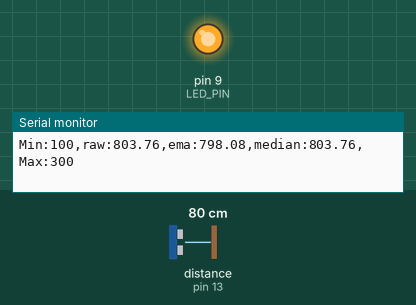
Simulated run of this sketch. Board: Arduino Uno, built with avr-gcc and run on an emulated ATmega328P. On the bench: output pins drawn as LEDs (lit = HIGH), the last lines printed to the serial monitor. Wiring (inferred from the names in the program): ultrasonic range finder: trigger pin 12; echo pin 13. The test bench sets the inputs (shaded band); at power-on: distance to the obstacle (sensor on pin 13) 80 cm. The echo pulse lasts 58.3 µs per cm; pins used as bus, display or sensor lines are not drawn.

Above: at 1.2 s.
1.3 s: distance to the obstacle (sensor on pin 13) set to 34 cm
2.8 s: distance to the obstacle (sensor on pin 13) set to 27 cm
At 4.1 s:
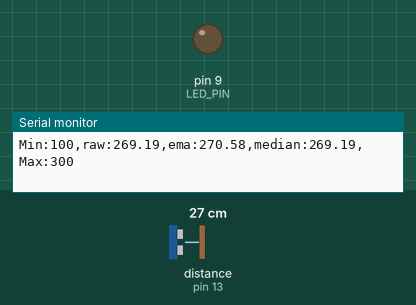
4.6 s: distance to the obstacle (sensor on pin 13) set to 12 cm
6.1 s: distance to the obstacle (sensor on pin 13) set to 9 cm
At 7.6 s:
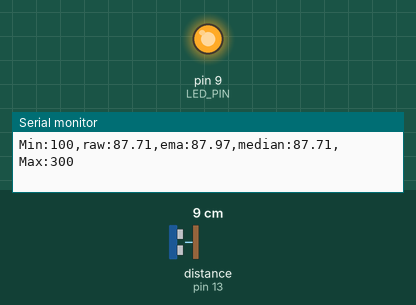
7.9 s: distance to the obstacle (sensor on pin 13) set to 18 cm
At 9.4 s:
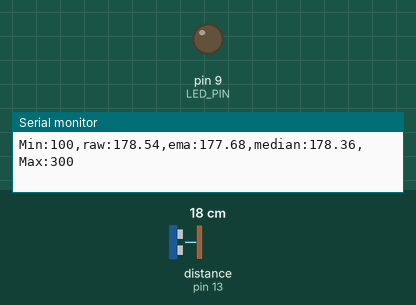
Timing chart, 0 to 10.7 s (numbered marks = the images above; inputs shaded):
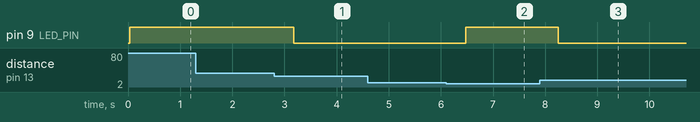

Measured:
- the behaviour switches between 31 and 30 cm on distance to the obstacle (sensor on pin 13) (found by bisection; images 0 and 1)
- the behaviour switches between 11 and 10 cm on distance to the obstacle (sensor on pin 13) (found by bisection; images 1 and 2)
- after the input at 2.8 s, pin 9 (LED_PIN): HIGH → LOW after 0.38 s
- after the input at 6.1 s, pin 9 (LED_PIN): LOW → HIGH after 0.38 s
- after the input at 7.9 s, pin 9 (LED_PIN): HIGH → LOW after 0.35 s

The sketch:

09_example_2.ino
```cpp
#define LED_PIN 9
#define TRIG_PIN 12
#define ECHO_PIN 13

#define SOUND_SPEED 346.0
#define SAMPLE_INTERVAL 25
#define PULSE_TIME 10
#define DIST_MIN 100
#define DIST_MAX 300

#define ECHO_TIMEOUT ((SAMPLE_INTERVAL / 2) * 1000.0)
#define DIST_SCALE (0.001 * 0.5 * SOUND_SPEED)

#define EMA_WEIGHT 0.1

#define WINDOW_SIZE 30
float data_buffer[WINDOW_SIZE];
int data_index = 0;
int data_count = 0;

unsigned long prev_sample_time;
float distance_ema;

float getMedianValue() {
  float temp[WINDOW_SIZE];
  for (int i = 0; i < data_count; i++) temp[i] = data_buffer[i];

  for (int i = 1; i < data_count; i++) {
    float key = temp[i];
    int j = i - 1;
    while (j >= 0 && temp[j] > key) {
      temp[j + 1] = temp[j];
      j--;
    }
    temp[j + 1] = key;
  }

  if (data_count % 2 == 1)
    return temp[data_count / 2];
  else
    return (temp[data_count / 2 - 1] + temp[data_count / 2]) / 2.0;
}

void setup() {
  pinMode(LED_PIN, OUTPUT);
  pinMode(TRIG_PIN, OUTPUT);
  pinMode(ECHO_PIN, INPUT);
  digitalWrite(TRIG_PIN, LOW);
  Serial.begin(57600);
}

void loop() {
  float distance_raw, distance_median;

  if (millis() < prev_sample_time + SAMPLE_INTERVAL)
    return;

  distance_raw = measureDistance(TRIG_PIN, ECHO_PIN);

  data_buffer[data_index] = distance_raw;
  data_index = (data_index + 1) % WINDOW_SIZE;
  if (data_count < WINDOW_SIZE) data_count++;

  distance_median = getMedianValue();
  distance_ema = EMA_WEIGHT * distance_median + (1 - EMA_WEIGHT) * distance_ema;

  Serial.print("Min:");    Serial.print(DIST_MIN);
  Serial.print(",raw:");   Serial.print(distance_raw);
  Serial.print(",ema:");   Serial.print(distance_ema);
  Serial.print(",median:");Serial.print(distance_median);
  Serial.print(",Max:");   Serial.print(DIST_MAX);
  Serial.println("");

  if ((distance_median < DIST_MIN) || (distance_median > DIST_MAX))
    digitalWrite(LED_PIN, 1);
  else
    digitalWrite(LED_PIN, 0);

  prev_sample_time += SAMPLE_INTERVAL;
}

float measureDistance(int trigPin, int echoPin) {
  digitalWrite(trigPin, HIGH);
  delayMicroseconds(PULSE_TIME);
  digitalWrite(trigPin, LOW);
  return pulseIn(echoPin, HIGH, ECHO_TIMEOUT) * DIST_SCALE;
}
```
